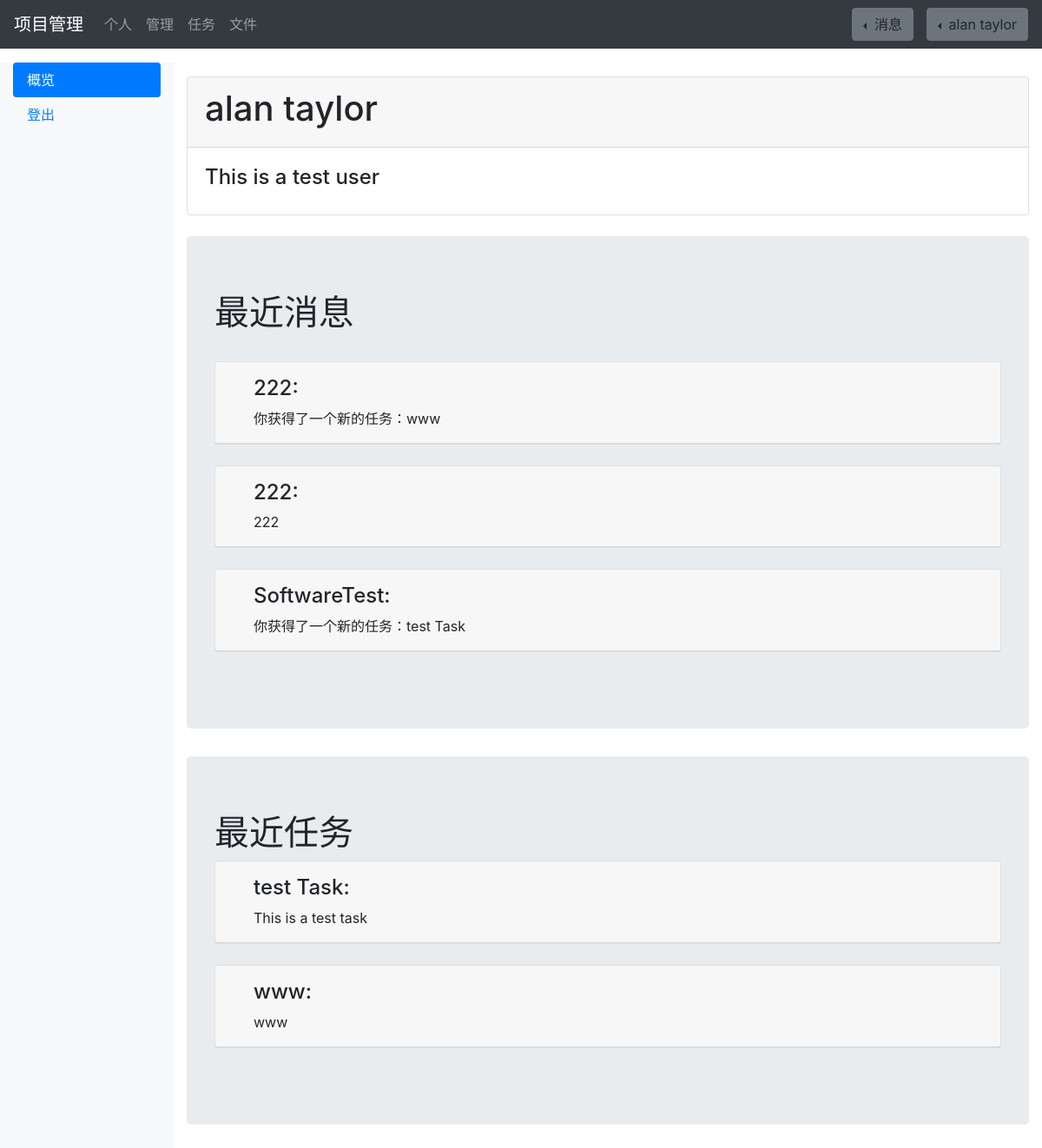
Screenshot of /index/ (signed in) with the database file from the repository.
### SEsite/models.py (models this page shows)
class User(models.Model):
    id=models.AutoField('id',primary_key=True)                  # 编号
    email=models.EmailField('email')                            # 邮箱
    password=models.CharField('password',max_length=16)         # 密码
    name=models.CharField('name',max_length=12)                 # 姓名
    profile=models.TextField('profile',default='')              # 简介
    work=models.CharField('work',max_length=12)                 # 工作
    phone=models.CharField('phone',max_length=11)               # 手机
    createTime=models.DateField('creaetTime',auto_now_add=True)   # 创建时间
    isVerificated=models.BooleanField('isVerificated',default=False)          # 是否验证
    isFreezed=models.BooleanField('isFreezed',default=False)                  # 是否冻结
    projectInCharge=models.ManyToManyField('Project',through='shipUserProject',
                                           through_fields=('user','project'))   # 负责的项目
    taskInCharge=models.ManyToManyField('Task',through='shipUserTask',
                                        through_fields=('user','task'))         # 负责的任务

class Message(models.Model):
    id=models.AutoField('id', primary_key=True)                   # 编号
    isUser=models.BooleanField('isUser',default=True)
    userId=models.IntegerField('userId')
    projectId = models.IntegerField('projectId')
    content=models.TextField('content')
    fromWho = models.CharField('fromWho',max_length=18)
    pushTime=models.DateField('pushTime',auto_now_add=True)
    isSend=models.BooleanField('isSend',default=False)

class Task(models.Model):
    id=models.AutoField('id',primary_key=True)                  # 编号
    name=models.CharField('name',max_length=12)                 # 任务名字
    nameProject=models.CharField('name',max_length=12,default='')                 # 项目名字
    code=models.CharField('code',max_length=12,default='')                 # 代码，仅允许字母开头，且仅允许含有字母和数字，唯一
    content=models.TextField('content')                         # 内容
    editTime=models.DateField('editTime',auto_now_add=True)     # 编辑时间
    pushTime=models.DateField('pushTime',auto_now_add=True)                       # 推送时间
    deadLine=models.DateField('deadLine',auto_now_add=True)                       # 截止时间
    isPushed=models.BooleanField('isPushed',default=False)
    member=models.ManyToManyField('User',through='shipUserTask',
                                  through_fields=('task','user'))   # 隶属该任务的成员

### SEsite/views.py (the view)
# urls.py: url(r'index/', views.Index),  # 主页面
def Index(request):
    if request.method=='GET':
        user=User.objects.get(id=request.session['id'])
        msgAll = Message.objects.filter(userId=user.id, isSend=True).order_by('-id')
        msg=msgAll
        if len(msgAll)>3:
            msg=msgAll[0:3]
        task=user.taskInCharge.filter(isPushed=True)
        if len(task)>3:
            task=task[0:3]
        return render(request,'index.html',locals())

### templates/index.html (shortened to what this page needs)
<!DOCTYPE html>
<html lang="en">
    {% include "head.html" %}
    <body>
        {% include "header.html" %}
        <div class="container-fluid">
            <div class="row">
                <nav class="col-sm-3 col-md-2 d-none d-sm-block bg-light sidebar">
                    <ul class="nav nav-pills flex-column">
                        <li class="nav-item">
                            <a class="nav-link active" href="index">概览
                            </a>
                        </li>
                        <li class="nav-item">
                            <a class="nav-link" href="signOut">登出
                            </a>
                        </li>
                    </ul>
                </nav>
                <main role="main" class="col-sm-9 ml-sm-auto col-md-10 pt-3">
                    <div class="card">
                        <div class="card-header">
                            <h1>{{user.name}}</h1>
                        </div>
                        <div class="card-body">
                            <h4>{{user.profile}}</h4>
                        </div>
                    </div>
                    <br>
                    <div class="jumbotron">
                        <h1>最近消息</h1>
                        <br>
                        {% for one in msg %}
                        <div class="card">
                            <div class="card-header"><a class="dropdown-item" href="/msg"><h4>{{one.fromWho}}:</h4>{{one.content}}</a></div>
                        </div>
                        <br>
                        {% endfor %}
                    </div>
                    <div class="jumbotron">
                        <h1>最近任务</h1>
                        {% for one in task %}
                        <div class="card">
                            <div class="card-header"><a class="dropdown-item" href="/task"><h4>{{one.name}}:</h4>{{one.content}}</a></div>
                        </div>
                        <br>
                        {% endfor %}
                    </div>
                </main>
            </div>
        </div>
    </body>
</html>

### templates/head.html (shortened to what this page needs)
<head>
    {% load static %}
    <link rel="stylesheet" href="{% static 'index.css' %}">
    <link rel="stylesheet" href="https://cdn.staticfile.org/twitter-bootstrap/4.3.1/css/bootstrap.min.css">
</head>

### templates/header.html (shortened to what this page needs)
<header>
    <nav class="navbar navbar-expand-md navbar-dark fixed-top bg-dark">
        <a class="navbar-brand" href="/index">项目管理</a>
        <div class="collapse navbar-collapse" id="navbarsExampleDefault">
            <ul class="navbar-nav mr-auto">
            <li class="nav-item">
                <a class="nav-link" href="/info">个人</a>
            </li>
            <li class="nav-item">
                <a class="nav-link" href="/manage">管理
                </a>
            </li>
            <li class="nav-item">
                <a class="nav-link" href="/task">任务</a>
            </li>
            <li class="nav-item">
                <a class="nav-link" href="/file">文件</a>
            </li>
            </ul>
            <div class="dropdown dropleft">
                <a class="btn btn-secondary dropdown-toggle my-2 my-sm-0" role="button" id="dropdownMenuLink" data-toggle="dropdown" aria-haspopup="true" aria-expanded="false" style="margin-right:15px;">
                消息
                </a>
            </div>
            <div class="dropdown dropleft">
                <a class="btn btn-secondary dropdown-toggle my-2 my-sm-0" role="button" id="dropdownMenuLink" data-toggle="dropdown" aria-haspopup="true" aria-expanded="false">
                {{user.name}}
                </a>
            </div>
        </div>
    </nav>
</header>
<br><br><br>

### rows the page displays
User: name "alan taylor", profile "This is a test user"
Message: fromWho "222", content "你获得了一个新的任务：www"
Message: fromWho "222", content "222"
Message: fromWho "SoftwareTest", content "你获得了一个新的任务：test Task"
Task: name "test Task", content "This is a test task"
Task: name "www", content "www"
